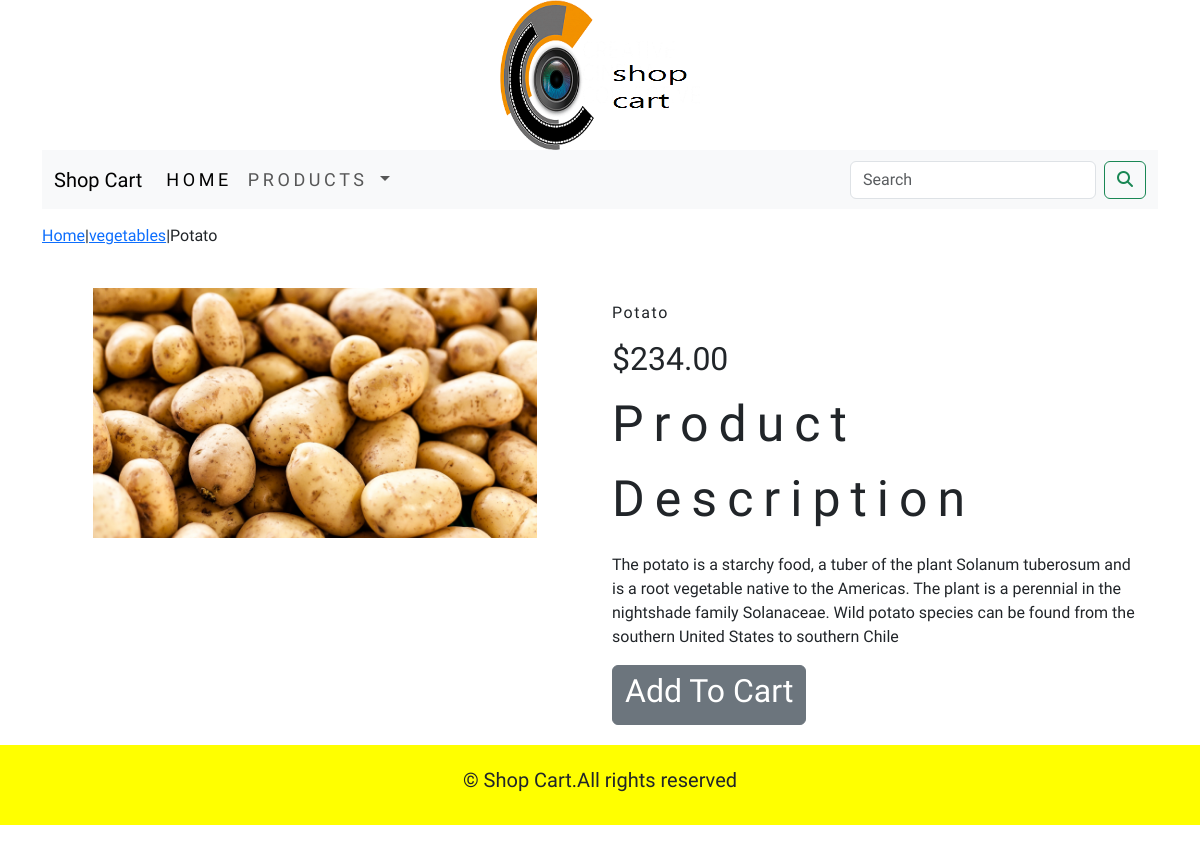
/shop/vegetables/potoato/, run on the app's committed database.
### shopping_cart/models.py (models this page shows, shortened)
class Product(models.Model):
    name=models.CharField(max_length=250,unique=True)
    slug=models.SlugField(max_length=250,unique=True)
    description=models.TextField(blank=True)
    price=models.DecimalField(max_digits=10,decimal_places=2)
    category=models.ForeignKey(Category,on_delete=models.CASCADE)
    image=models.ImageField(upload_to='product',blank=True)
    stock=models.IntegerField()
    available=models.BooleanField(default=True)
    created=models.DateTimeField(auto_now_add=True)
    updated=models.DateTimeField(auto_now=True)
    class Meta:
        ordering = ('name',)
        verbose_name = 'product'
        verbose_name_plural = 'products'

class Category(models.Model):
    name=models.CharField(max_length=250,unique=True)
    slug=models.SlugField(max_length=250,unique=True)
    description=models.TextField(blank=True)
    image=models.ImageField(upload_to='category',blank=True)
    class Meta:
        ordering=('name',)
        verbose_name='category'
        verbose_name_plural='categories'
    def get_url(self):
        return reverse('shop:Products_by_Category',args=[self.slug])
    def __str__(self):
        return '{}'.format(self.name)

### shopping_cart/views.py (the view)
# urls.py: path("<slug:c_slug>/<slug:product_slug>/",views.proDetail,name='proCatDetail'),
def proDetail(request,c_slug,product_slug):
    try:
        product=Product.objects.get(category__slug=c_slug,slug=product_slug)
    except Exception as e:
        raise e
    return render(request,'product.html',{'product':product})

### cart/context_processors.py (called while the page is built)
def counter(request):
    item_count=0
    if 'admin' in request.path:
        return {}
    else:
        try:
            cart=Cart.objects.filter(cart_id=_cart_id(request))
            car_items=CartItem.objects.all().filter(cart=cart[:1])
            for cart_item in car_items:
                item_count +=cart_item.quantity
        except Cart.DoesNotExist:
            item_count = 0
    return dict(item_count=item_count)

### cart/views.py (called while the page is built)
def _cart_id(request):
    cart=request.session.session_key
    if not cart:
        cart=request.session.create()
    return cart

### shopping_cart/context_processors.py (called while the page is built)
def menu_links(request):
    links=Category.objects.all()
    return dict(links=links)

### templates/product.html (shortened to what this page needs)
{% extends 'base.html' %}
{% load static %}
{% block content %}
<div class="row my_prod_row_class">
    <div class="mx-auto">
        <p><a href="{% url 'shop:allProdCat' %}">Home</a>|<a
                href="{{product.category.get_url}}">{{product.category}}</a>|{{product.name}} </p>
    </div>
    <div class="container">
        <br>
        <div class="row">
            <div class="col-12 col-sm-12 col-md-12 col-lg-6 text-center">
                <div style="min-width:18rem">
                    <img src="{{product.image.url}}" alt="{{product.name}}" style="width:auto;height:250px;">
                </div>
            </div>
            <div class="col-12 col-sm-12 col-md-12 col-lg-6">
                <h1 class="my_prod_title">{{product.name}}</h1>
                <h2>${{product.price}}</h2>
                <p class="my_title">Product Description</p>
                <p class="text-justify my_prod_text">{{product.description}}</p>
                {% if product.stock <= 0 %}
                <h2 class="text-justify my_prod_text"><b>Out Of Stock</b></h2>
                {% else %}
                <a class="btn btn-secondary" href="{% url 'cart:add_cart' product.id  %}"><h2>Add To Cart</h2></a>
                {% endif %}
            </div>
        </div>
    </div>
    <br>
  </div>
    {% endblock %}

### static/css/custom.css (style rules this page uses)
.my_title { font-size:50px; text_transform:uppercase; letter-spacing:.2em; }
.my_prod_row_class { padding-top:15px; padding-bottom:20px; }
.my_prod_title { font-size:16px; text_transform:uppercase; letter-spacing:.1em; padding-top:15px; padding-bottom:10px; }
.my_prod_text { padding-right:20px; }

### data on the page
Product: category "vegetables", name "Potato", image (picture), price "234.00", description "The potato is a starchy food, a tuber of the plant Solanum tuberosum and is a root vegetable native to the Americas. The plant is a perennial in the nightshade family Solanaceae. Wild potato species can be found from the southern United States to southern Chile"
